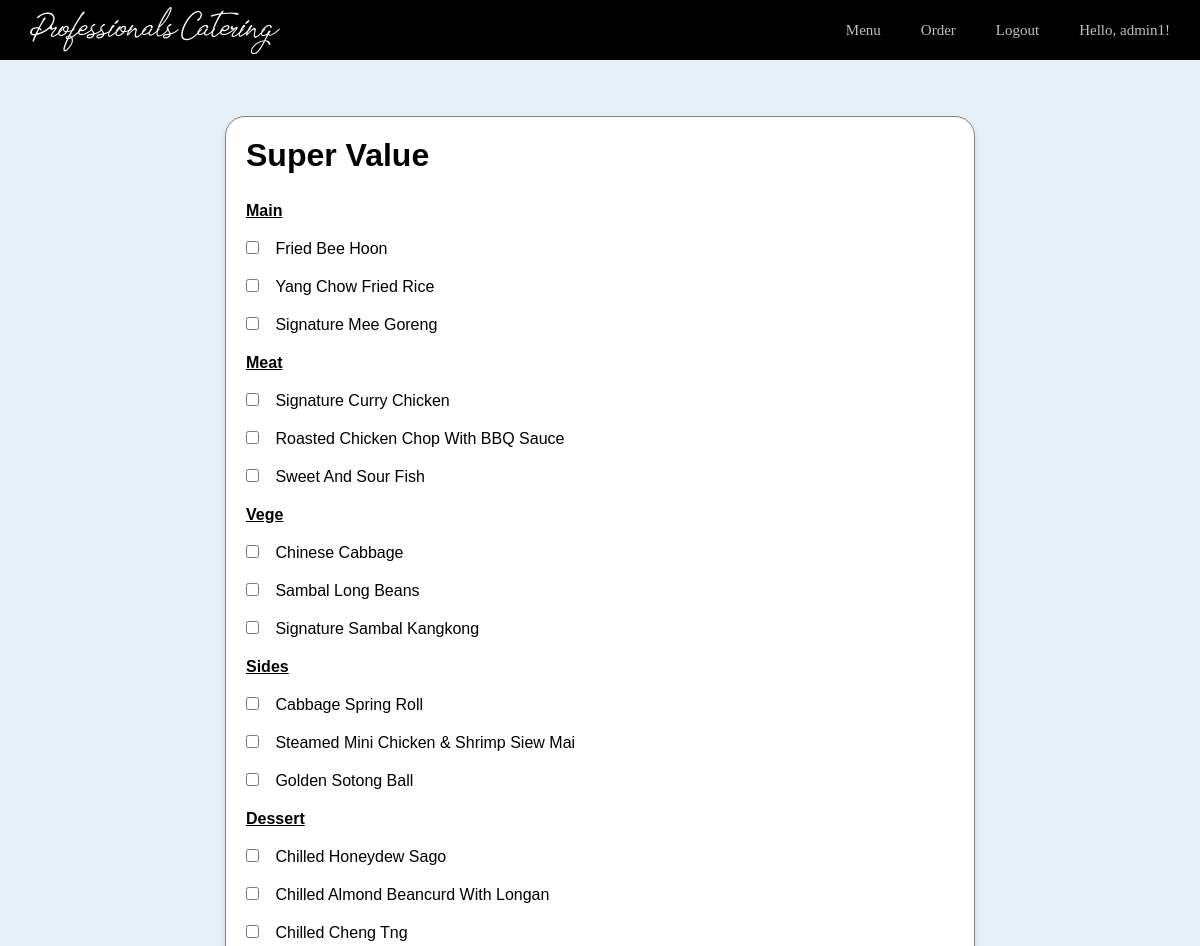
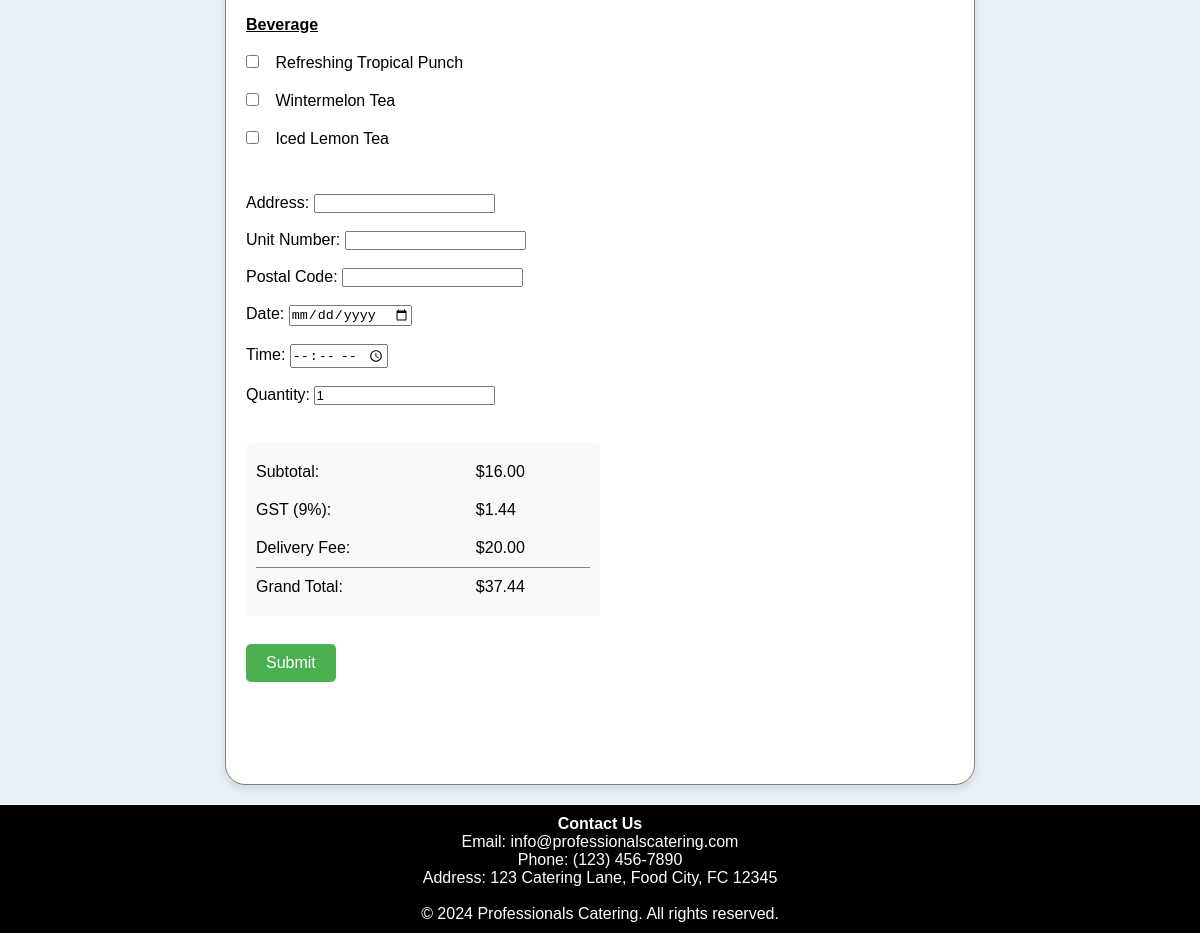
/cart/cart.php?product_id=Super Value (signed in), run on the app's committed database (2 pictures, top to bottom).
### tables this page shows
create table if not exists dish(
    name varchar(100),
    category varchar(100),
    course varchar(100)
);

### cart/cart.php (the view, shortened to what this page needs)
<?php
$servername = "localhost";
$username = "root";
$password = "";
$dbname = "professionals";
$conn = new mysqli($servername, $username, $password, $dbname);
?>
<!DOCTYPE html>
<html lang="en">
<head>
   <link rel="stylesheet" href="../styles.css">
</head>
<body>
   <header class="header">
       <div class="header_content">
           <a href="../index.php" class="logo">Professionals Catering</a>
           <nav class="nav">
                <ul class="nav_list">
                    <li class="nav_item">
                        <a href="../menu/menu.php" class="nav_link">Menu</a>
                    </li>
                    <li class="nav_item">
                        <a href="../order/order.php" class="nav_link">Order</a>
                    </li>
                    <?php if (isset($_SESSION['username'])): ?>
                        <li class="nav_item">
                            <a href="../logout.php" class="nav_link">Logout</a>
                        </li>
                        <li class="nav_item">
                            <span class="nav_link">Hello, <?php echo htmlspecialchars($_SESSION['username']); ?>!</span>
                        </li>
                    <?php else: ?>
                        <li class="nav_item">
                            <a href="../login/login.php" class="nav_link">Login</a>
                        </li>
                    <?php endif; ?>
                </ul>
            </nav>
       </div>
   </header>
   <div class="content">
        <br><br>
        <div class="container">
            <form id='dish-form' action="submit_order.php" method="post">
        <?php
            if (isset($_GET['product_id'])) {
                $product_id = htmlspecialchars($_GET['product_id']);
                $stmt = $conn->prepare("SELECT category,price FROM menu WHERE name = ?");
                $stmt->bind_param("s", $product_id);
                $stmt->execute();
                $stmt->bind_result($category, $price);
                if ($category) {
                    echo "<h1>$product_id</h1>";
                    echo "<br>";
                    $stmt = $conn->prepare("SELECT name, course FROM dish WHERE category = ?");
                    $stmt->bind_param("s", $category);
                    $stmt->execute();
                    $result = $stmt->get_result();
                    if ($result->num_rows > 0) {
                        echo "<table>";
                        $current_course = "";
                        while ($row = $result->fetch_assoc()) {
                            if ($category !== "bento" && $current_course !== $row['course']) {
                                $current_course = $row['course'];
                                echo "<tr><th colspan='2'><u>" . htmlspecialchars(ucwords($current_course)) . "</u></th></tr>";
                            }
                            $dish_name = ucwords($row['name']);
                            if ($category === "bento") {
                                echo "<tr><td><input type='checkbox' class='hidden-checkbox' name='selected_dishes[]' value='" . htmlspecialchars($row['name']) . "' checked></td><td>" . htmlspecialchars($dish_name) . "</td></tr>";
                            } else {
                                echo "<tr><td><input type='checkbox' class='course-checkbox' name='selected_dishes[" . htmlspecialchars($current_course) . "]' value='" . htmlspecialchars($row['name']) . "' data-course='" . htmlspecialchars($current_course) . "'></td><td>" . htmlspecialchars($dish_name) . "</td></tr>";
                            }
                        }
                        echo "</table>";
                        echo "<br>";
                    } else {
                        echo "<p>No dishes found in this category.</p>";
                    }
                } else {
                    echo "<h1>Product not found</h1>";
                }
            } else {
                echo "<h1>No product selected</h1>";
            }
            ?>
            <br>
            <label for="address">Address:</label>
            <input type="text" id="address" name="address" required><br><br>
            <label for="unit_number">Unit Number:</label>
            <input type="text" id="unit_number" name="unit_number" required><br><br>
            <label for="postal_code">Postal Code:</label>
            <input type="text" id="postal_code" name="postal_code" required><br><br>
            <label for="date">Date:</label>
            <input type="date" id="date" name="date" min="<?php echo date('Y-m-d', strtotime('+1 day')); ?>" required><br><br>
            <label for="time">Time:</label>
            <input type="time" id="time" name="time" required><br><br>
            <label for="quantity">Quantity:</label>
            <input type="number" id="quantity" name="quantity" min="1" value="1" required><br><br>
            <div id="price-details">
                <table>
                    <tr>
                        <td>Subtotal:</td>
                        <td id="subtotal">$0.00</td>
                    </tr>
                    <tr>
                        <td>GST (9%):</td>
                        <td id="gst">$0.00</td>
                    </tr>
                    <tr>
                        <td>Delivery Fee:</td>
                        <td>$20.00</td>
                    </tr>
                    <tr style="border-top: 1px solid gray;">
                        <td>Grand Total:</td>
                        <td id="grand-total">$20.00</td>
                    </tr>
                </table>
            </div>
            <br>
            <input type='submit' value='Submit'>
            </form>
        <br><br><br><br>
   </div>
   <footer class="footer">
       <div class="footer_content">
           <div class="footer_section">
               <h4><a href="../feedback/feedback.php">Contact Us</a></h4>
               <p>Email: info@professionalscatering.com</p>
               <p>Phone: (123) 456-7890</p>
               <p>Address: 123 Catering Lane, Food City, FC 12345</p>
           </div>
           <br>
       </div>
       <div class="footer_bottom">
           <p>&copy; 2024 Professionals Catering. All rights reserved.</p>
       </div>
   </footer>
</body>
</html>

### styles.css (style rules this page uses)
* { margin: 0; padding: 0; box-sizing: border-box; }
ul { list-style: none; }
a { text-decoration: none; color:inherit; }
body { background-color: #e8f0f7; height: auto; padding-top: 60px; }
.header { background-color: black; position : fixed; width: 100%; top: 0; z-index: 10; }
.header_content { display:flex; align-items: center; justify-content: space-between; padding: 0 30px; min-height: 60px; }
.logo { font-family: tomatoes, sans-serif; color: #fff; font-size: 23px; letter-spacing: -1.5px; font-weight: 500; }
.nav { transition: all 0.3s ease-in-out; }
.nav_list { display:flex; column-gap: 40px; }
.nav_link { color: rgba(255, 255, 255, 0.75); font-size: 15px; transition: all 0.4s; }
.content { font-family: gamilia, sans-serif; align-items: center; display: flex; flex-direction: column; }
footer { background-color: black; color: white; text-align: center; padding: 10px; position: relative; bottom: 0; width: 100%; }

### cart/cart.php (style rules this page uses)
.container { background-color: white; border-radius: 20px; border: 1px solid gray; margin: 20px 0 20px 0; min-width: 350px; width: 70vw; max-width: 750px; padding: 20px; box-shadow: 0 4px 8px rgba(0, 0, 0, 0.1); }
table { width: 100%; border-collapse: collapse; border: none; }
th, td { padding: 10px 0 10px 0; text-align: left; }
button, input[type="submit"] { padding: 10px 20px; margin: 10px 0; background-color: #4CAF50; color: white; border: none; border-radius: 5px; font-size: 1em; cursor: pointer; transition: background-color 0.3s ease; }
#price-details { margin-top: 20px; padding: 10px; border-radius: 5px; background-color: #f9f9f9; width: 50%; }

### data on the page
dish: course "Main", name "Fried Bee Hoon"
dish: name "Yang Chow Fried Rice"
dish: name "Signature Mee Goreng"
dish: course "Meat", name "Signature Curry Chicken"
dish: name "Roasted Chicken Chop With BBQ Sauce"
dish: name "Sweet And Sour Fish"
dish: course "Vege", name "Chinese Cabbage"
dish: name "Sambal Long Beans"
dish: name "Signature Sambal Kangkong"
dish: course "Sides", name "Cabbage Spring Roll"
dish: name "Steamed Mini Chicken & Shrimp Siew Mai"
dish: name "Golden Sotong Ball"
dish: course "Dessert", name "Chilled Honeydew Sago"
dish: name "Chilled Almond Beancurd With Longan"
dish: name "Chilled Cheng Tng"
dish: course "Beverage", name "Refreshing Tropical Punch"
dish: name "Wintermelon Tea"
dish: name "Iced Lemon Tea"

### other printed values
$_SESSION['username'] "admin1"
$product_id "Super Value"
